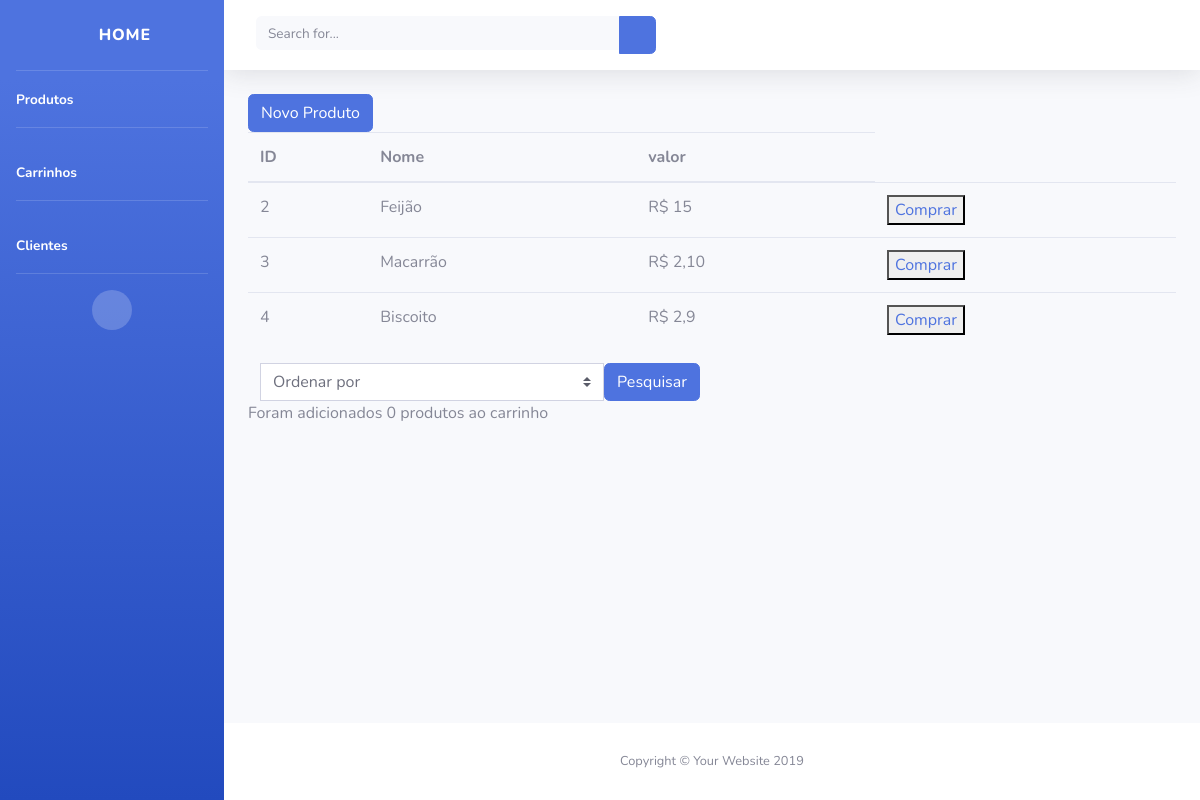
/final/products/, run on an earlier commit of the app's database.
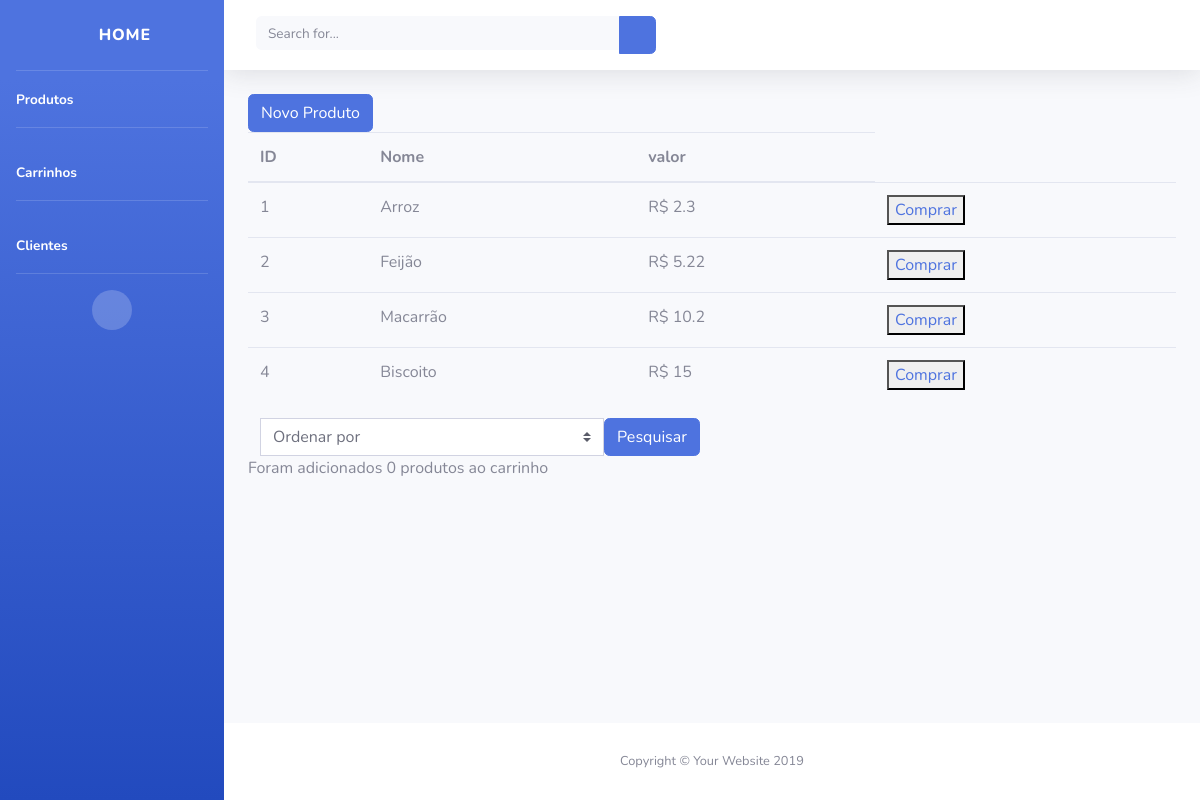
And on a later commit of the database.
### final/models.py (models this page shows, shortened)
class Product(models.Model):
    name = models.CharField(max_length=50)
    value = models.IntegerField()

### final/views.py (the view)
# urls.py: path('products/', views.product_list),
def product_list(request):
    if (request.method == "POST"):
        search = request.POST.get('order')
        if (search == "name"):
            products = Product.objects.order_by('name')
            return render (request, 'product/list.html', {'products': products})
        elif (search == "smaller"):
            products = Product.objects.order_by('value')
            return render (request, 'product/list.html', {'products': products})
        elif (search == "bigger"):
            products = Product.objects.order_by('-value')
            return render (request, 'product/list.html', {'products': products})
        else:
            products = Product.objects.all()
            return render (request, 'product/list.html', {'products': products})
    else:
        products = Product.objects.all()
        return render (request, 'product/list.html', {'products': products})

### final/templates/product/list.html (shortened to what this page needs)
{% extends 'base.html' %}
{% block conteudo %}
<a href="/final/products/create"><button class="btn btn-primary" type="button">Novo Produto</button></a>
<table class="table">
    <thead>
        <tr>
            <th>ID</th>
            <th>Nome</th>
            <th>valor</th>
        </tr>
    </thead>
    <tbody>
        {% for product in products %}
        <tr>
            <td>{{product.id}}</td>
            <td>{{product.name}}</td>
            <td>R$ {{product.value}}</td>
            <td><button><a href="/final/products/{{product.id}}/cart">Comprar</a></button></td>
        </tr>
        {% endfor %}
    </tbody>
</table>
<div class="col-lg-6">
    <form class="input-group" action="/final/products/" method="post">
        <select name="order" class="custom-select" id="inputGroupSelect04" aria-label="Exemplo de select com botão addon">
            <option selected>Ordenar por</option>
        </select>
        <button class="btn btn-primary" type="submit">Pesquisar</button>
    </form>
</div>
<p>Foram adicionados {{request.session.ss | length }} produtos ao carrinho</p>
{% endblock %}

What changed in the data, as far as the page shows it:
added Product: id "1", name "Arroz", value "2.3"
changed Product "Feijão": value "15" → "5.22"
changed Product "Macarrão": value "2,10" → "10.2"
changed Product "Biscoito": value "2,9" → "15"
